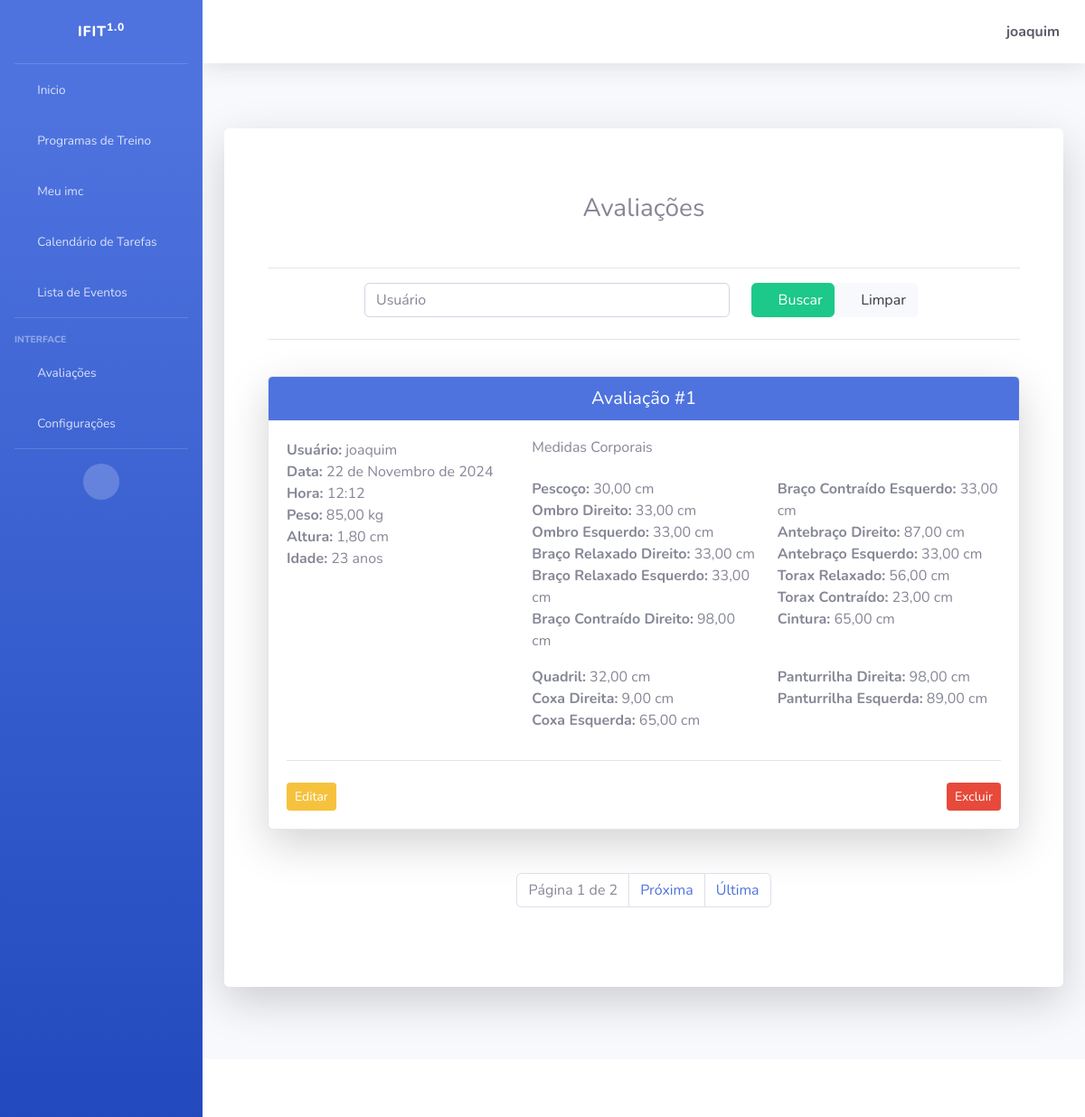
Page /listar/avaliacoes/ (signed in) on the committed database.
### cadastros/models.py (models this page shows, shortened)
class Avaliacao(models.Model):
    nome_completo = models.CharField(max_length=50, null=True)
    usuario = models.ForeignKey(User, on_delete=models.CASCADE)
    data = models.DateField()
    hora = models.TimeField()
    idade = models.PositiveIntegerField()
    peso = models.DecimalField(max_digits=5, decimal_places=2)
    altura = models.DecimalField(max_digits=4, decimal_places=2)
    pescoco = models.DecimalField(max_digits=5, decimal_places=2)
    ombro_dir = models.DecimalField(max_digits=5, decimal_places=2)
    ombro_esq = models.DecimalField(max_digits=5, decimal_places=2)
    braco_relaxado_dir = models.DecimalField(max_digits=5, decimal_places=2)
    braco_relaxado_esq = models.DecimalField(max_digits=5, decimal_places=2)
    braco_contraido_dir = models.DecimalField(max_digits=5, decimal_places=2)
    braco_contraido_esq = models.DecimalField(max_digits=5, decimal_places=2)
    antebraco_dir = models.DecimalField(max_digits=5, decimal_places=2)
    antebraco_esq = models.DecimalField(max_digits=5, decimal_places=2)
    torax_relaxado = models.DecimalField(max_digits=5, decimal_places=2)
    torax_contraido = models.DecimalField(max_digits=5, decimal_places=2)
    cintura = models.DecimalField(max_digits=5, decimal_places=2)
    quadril = models.DecimalField(max_digits=5, decimal_places=2)
    coxa_dir = models.DecimalField(max_digits=5, decimal_places=2)
    coxa_esq = models.DecimalField(max_digits=5, decimal_places=2)
    panturrilha_dir = models.DecimalField(max_digits=5, decimal_places=2)
    panturrilha_esq = models.DecimalField(max_digits=5, decimal_places=2)

### cadastros/views.py (the view, shortened to what this page needs)
# urls.py: path('listar/avaliacoes/', AvaliacaoList.as_view(), name='listar-avaliacoes'),
class AvaliacaoList(LoginRequiredMixin, ListView):
    login_url = reverse_lazy('login')
    model = Avaliacao
    template_name = 'cadastros/listas/avaliacao.html'
    paginate_by = 1
    def get_queryset(self):
        if self.request.user.is_staff:
            return Avaliacao.objects.all()
        else:
            return Avaliacao.objects.filter(usuario=self.request.user)

### cadastros/templates/cadastros/listas/avaliacao.html (shortened to what this page needs)
{% extends 'paginas/index.html' %}
{% load static %}
{% block conteudo %}
<div class="container my-5">
    <h3 class="text-center mb-5">Avaliações</h3>
    <hr>
    <form action="?" method="GET" class="row g-3 align-items-center justify-content-center mb-4">
        <div class="col-md-6 col-sm-8">
            <input type="text" name="nome_completo" value="{{ request.GET.nome_completo }}" class="form-control" autocomplete="off" placeholder="Usuário">
        </div>
        <div class="col-md-3 col-sm-4 d-flex justify-content-start">
            <button type="submit" class="btn btn-success me-2"><i class="fas fa-search"></i> Buscar</button>
            <a href="{% url 'listar-avaliacoes' %}" class="btn btn-light"><i class="fas fa-times"></i> Limpar</a>
        </div>
    </form>
    <hr>
    <div class="row">
        {% for avaliacao in object_list %}
        <div class="col-12 mb-4">
            <div class="card shadow-lg">
                <div class="card-header bg-primary text-white text-center">
                    <h5 class="m-0">Avaliação #{{ avaliacao.pk }}</h5>
                </div>
                <div class="card-body">
                    <div class="row">
                        <div class="col-md-4 col-12 mb-3">
                            <ul class="list-unstyled">
                                <li><strong>Usuário:</strong> {{ avaliacao.usuario }}</li>
                                <li><strong>Data:</strong> {{ avaliacao.data }}</li>
                                <li><strong>Hora:</strong> {{ avaliacao.hora }}</li>
                                <li><strong>Peso:</strong> {{ avaliacao.peso }} kg</li>
                                <li><strong>Altura:</strong> {{ avaliacao.altura }} cm</li>
                                <li><strong>Idade:</strong> {{ avaliacao.idade }} anos</li>
                            </ul>
                        </div>
                        <div class="col-md-8 col-12">
                            <h6 class="mb-4">Medidas Corporais</h6>
                            <div class="row">
                                <div class="col-6">
                                    <ul class="list-unstyled">
                                        <li><strong>Pescoço:</strong> {{ avaliacao.pescoco }} cm</li>
                                        <li><strong>Ombro Direito:</strong> {{ avaliacao.ombro_dir }} cm</li>
                                        <li><strong>Ombro Esquerdo:</strong> {{ avaliacao.ombro_esq }} cm</li>
                                        <li><strong>Braço Relaxado Direito:</strong> {{ avaliacao.braco_relaxado_dir }} cm</li>
                                        <li><strong>Braço Relaxado Esquerdo:</strong> {{ avaliacao.braco_relaxado_esq }} cm</li>
                                        <li><strong>Braço Contraído Direito:</strong> {{ avaliacao.braco_contraido_dir }} cm</li>
                                    </ul>
                                </div>
                                <div class="col-6">
                                    <ul class="list-unstyled">
                                        <li><strong>Braço Contraído Esquerdo:</strong> {{ avaliacao.braco_contraido_esq }} cm</li>
                                        <li><strong>Antebraço Direito:</strong> {{ avaliacao.antebraco_dir }} cm</li>
                                        <li><strong>Antebraço Esquerdo:</strong> {{ avaliacao.antebraco_esq }} cm</li>
                                        <li><strong>Torax Relaxado:</strong> {{ avaliacao.torax_relaxado }} cm</li>
                                        <li><strong>Torax Contraído:</strong> {{ avaliacao.torax_contraido }} cm</li>
                                        <li><strong>Cintura:</strong> {{ avaliacao.cintura }} cm</li>
                                    </ul>
                                </div>
                            </div>
                            <div class="row">
                                <div class="col-6">
                                    <ul class="list-unstyled">
                                        <li><strong>Quadril:</strong> {{ avaliacao.quadril }} cm</li>
                                        <li><strong>Coxa Direita:</strong> {{ avaliacao.coxa_dir }} cm</li>
                                        <li><strong>Coxa Esquerda:</strong> {{ avaliacao.coxa_esq }} cm</li>
                                    </ul>
                                </div>
                                <div class="col-6">
                                    <ul class="list-unstyled">
                                        <li><strong>Panturrilha Direita:</strong> {{ avaliacao.panturrilha_dir }} cm</li>
                                        <li><strong>Panturrilha Esquerda:</strong> {{ avaliacao.panturrilha_esq }} cm</li>
                                    </ul>
                                </div>
                            </div>
                        </div>
                    </div>
                    <hr>
                    <div class="d-flex justify-content-between mt-4">
                        <a href="{% url 'editar-avaliacao' avaliacao.pk %}" class="btn btn-warning btn-sm" title="Editar">Editar</a>
                        <a href="{% url 'excluir-avaliacao' avaliacao.pk %}" class="btn btn-danger btn-sm" title="Excluir">Excluir</a>
                    </div>
                </div>
            </div>
        </div>
        {% empty %}
        <div class="col-12">
            <div class="alert alert-info text-center">
                Nenhuma Avaliação registrada.
            </div>
        </div>
        {% endfor %}
    </div>
    <div class="d-flex justify-content-center mt-4">
        <nav aria-label="Paginação">
            <ul class="pagination">
                <li class="page-item disabled">
                    <span class="page-link">Página {{ page_obj.number }} de {{ page_obj.paginator.num_pages }}</span>
                </li>
                {% if page_obj.has_next %}
                    {% if request.GET.nome_completo %}
                    <li class="page-item">
                        <a class="page-link" href="?page={{ page_obj.next_page_number }}&nome_completo={{request.GET.nome_completo}}">Próxima</a>
                    </li>
                    <li class="page-item">
                        <a class="page-link" href="?page={{ page_obj.paginator.num_pages }}&nome_completo={{request.GET.nome_completo}}">Última</a>
                    </li>
                    {% else %}
                    <li class="page-item">
                        <a class="page-link" href="?page={{ page_obj.next_page_number }}">Próxima</a>
                    </li>
                    <li class="page-item">
                        <a class="page-link" href="?page={{ page_obj.paginator.num_pages }}">Última</a>
                    </li>
                    {% endif %}
                {% endif %}
            </ul>
        </nav>
    </div>
</div>
{% endblock %}

### paginas/templates/paginas/index.html (shortened to what this page needs)
{% load static %}
<!DOCTYPE html>
<html lang="pt-br">
<head>
    <link href={% static "fontawesome-free/css/all.min.css" %} rel="stylesheet" type="text/css">
    <link href={% static "css/sb-admin-2.min.css" %} rel="stylesheet" type="text/css">
    <link href={% static "css/sb-admin-2.min.css" %} rel="stylesheet">
</head>
<body id="page-top">
    <div id="wrapper">
        <ul class="navbar-nav bg-gradient-primary sidebar sidebar-dark accordion" id="accordionSidebar">
            <a class="sidebar-brand d-flex align-items-center justify-content-center" href="index.html">
                <div class="sidebar-brand-text mx-3">IFIT<sup>1.0</sup></div>
            </a>
            <hr class="sidebar-divider my-0">
            <li class="nav-item {% if request.path == '/' or request.path == '/inicio/' %}active{% endif %}">
                <a class="nav-link" href="{% url 'inicio' %}">
                    <i class="fas fa-fw fa-home"></i>
                    <span>Inicio</span>
                </a>
            </li>
            <li class="nav-item {% if request.path == '/listar-training-exercicios/' %}active{% endif %}">
                <a class="nav-link" href="{% url 'listar-training-exercicios' %}">
                    <i class="fas fa-fw fa-dumbbell"></i>
                    <span>Programas de Treino</span>
                </a>
            </li>
            <li class="nav-item {% if request.path == '/listar-training-exercicios/' %}active{% endif %}">
                <a class="nav-link" href="{% url 'progresso_imc' %}">
                    <i class="fas fa-fw fa-balance-scale"></i>
                    <span>Meu imc</span>
                </a>
            </li>
            <li class="nav-item {% if request.path == '/calendar/' %}active{% endif %}">
                <a class="nav-link" href="{% url 'calendar' %}">
                    <i class="fas fa-fw fa-calendar"></i>
                    <span>Calendário de Tarefas</span>
                </a>
            </li>
            <li class="nav-item {% if request.path == '/task-list/' %}active{% endif %}">
                <a class="nav-link" href="{% url 'task-list' %}">
                    <i class="fas fa-fw fa-clipboard"></i>
                    <span>Lista de Eventos</span>
                </a>
            </li>
            <hr class="sidebar-divider">
            <div class="sidebar-heading">
                Interface
            </div>
            <li class="nav-item {% if request.path == '/avaliacoes/' or request.path == '/listar-avaliacoes/' %}active{% endif %}">
                <a class="nav-link collapsed" href="#" data-toggle="collapse" data-target="#collapseTwo"
                    aria-expanded="true" aria-controls="collapseTwo">
                    <i class="fas fa-fw fa-heartbeat"></i>
                    <span>Avaliações</span>
                </a>
            </li>
            <li class="nav-item {% if request.path == '/atualizar-dados/' %}active{% endif %}">
                <a class="nav-link collapsed" href="#" data-toggle="collapse" data-target="#collapseUtilities"
                    aria-expanded="true" aria-controls="collapseUtilities">
                    <i class="fas fa-fw fa-wrench"></i>
                    <span>Configurações</span>
                </a>
            </li>
            <hr class="sidebar-divider d-none d-md-block">
            <div class="text-center d-none d-md-inline">
                <button class="rounded-circle border-0" id="sidebarToggle"></button>
            </div>
        </ul>
        <div id="content-wrapper" class="d-flex flex-column">
            <div id="content">
                <nav class="navbar navbar-expand navbar-light bg-white topbar mb-4 static-top shadow">
                    <ul class="navbar-nav ml-auto">
                        <li class="nav-item dropdown no-arrow">
                            {% if request.user.is_authenticated %}
                            <a class="nav-link dropdown-toggle" href="#" id="userDropdown" role="button"
                                data-toggle="dropdown" aria-haspopup="true" aria-expanded="false">
                                <span class="fas fa-user-circle fa-lg fa-fw mr-2 text-dark"></span>
                                <span class="font-weight-bold text-dark">{{ request.user }}</span>
                            </a>
                            {% endif %}
                        </li>
                    </ul>
                </nav>
                <div class="container-fluid py-5">
                    <div class="jumbotron bg-white shadow-lg p-4 rounded">
                        {% block conteudo %}{% endblock %}
                    </div>
                </div>
            </div>
            <footer class="sticky-footer bg-white">
            </footer>
        </div>
    </div>
</body>
</html>

### rows in the picture
Avaliacao: pk "1", usuario "joaquim", data "22 de Novembro de 2024", hora "12:12", peso "85,00", altura "1,80", idade "23", pescoco "30,00", ombro_dir "33,00", ombro_esq "33,00", braco_relaxado_dir "33,00", braco_relaxado_esq "33,00", braco_contraido_dir "98,00", braco_contraido_esq "33,00", antebraco_dir "87,00", antebraco_esq "33,00", torax_relaxado "56,00", torax_contraido "23,00", cintura "65,00", quadril "32,00", coxa_dir "9,00", coxa_esq "65,00", panturrilha_dir "98,00", panturrilha_esq "89,00"

### other values in the picture
{{ request.user }} "joaquim"
{{ page_obj.number }} "1"
{{ page_obj.paginator.num_pages }} "2"
